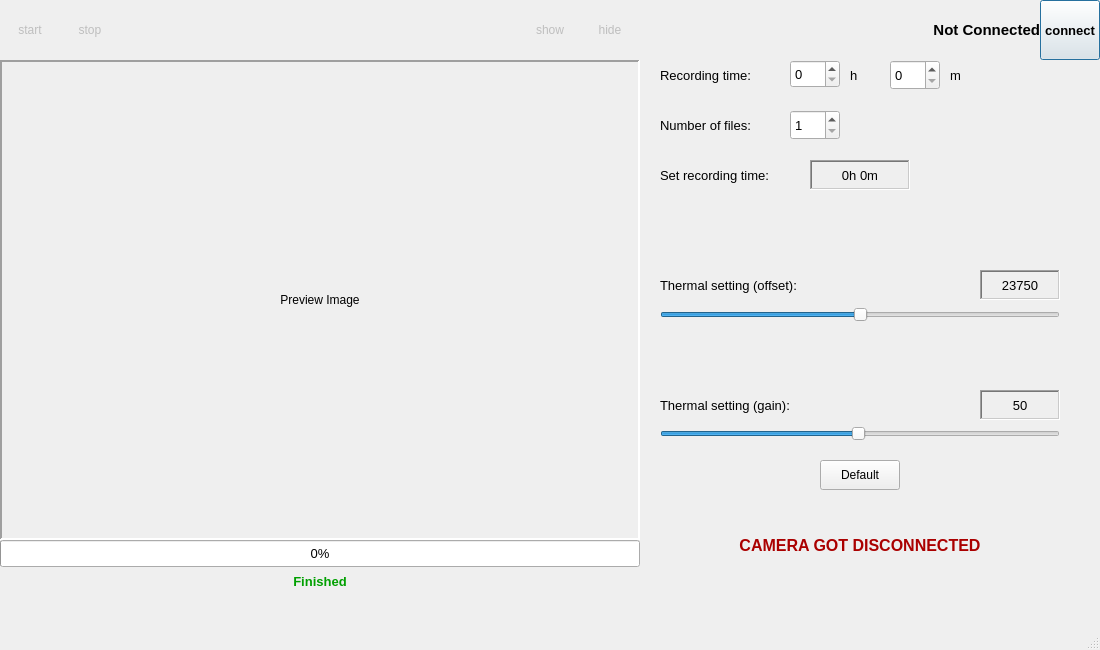
<?xml version="1.0" encoding="UTF-8"?>
<ui version="4.0">
 <class>SleepMonitorMain</class>
 <widget class="QMainWindow" name="SleepMonitorMain">
  <property name="windowModality">
   <enum>Qt::NonModal</enum>
  </property>
  <property name="enabled">
   <bool>true</bool>
  </property>
  <property name="geometry">
   <rect>
    <x>0</x>
    <y>0</y>
    <width>1100</width>
    <height>650</height>
   </rect>
  </property>
  <property name="sizePolicy">
   <sizepolicy hsizetype="Fixed" vsizetype="Fixed">
    <horstretch>0</horstretch>
    <verstretch>0</verstretch>
   </sizepolicy>
  </property>
  <property name="minimumSize">
   <size>
    <width>1100</width>
    <height>650</height>
   </size>
  </property>
  <property name="maximumSize">
   <size>
    <width>1100</width>
    <height>650</height>
   </size>
  </property>
  <property name="contextMenuPolicy">
   <enum>Qt::ActionsContextMenu</enum>
  </property>
  <property name="windowTitle">
   <string>Sleepmonitor Recorder</string>
  </property>
  <property name="tabShape">
   <enum>QTabWidget::Rounded</enum>
  </property>
  <widget class="QWidget" name="centralwidget">
   <widget class="QLabel" name="disconnectedLabel">
    <property name="geometry">
     <rect>
      <x>710</x>
      <y>530</y>
      <width>300</width>
      <height>30</height>
     </rect>
    </property>
    <property name="font">
     <font>
      <pointsize>12</pointsize>
      <bold>true</bold>
     </font>
    </property>
    <property name="styleSheet">
     <string notr="true">color: rgb(170, 0, 0);</string>
    </property>
    <property name="frameShape">
     <enum>QFrame::NoFrame</enum>
    </property>
    <property name="frameShadow">
     <enum>QFrame::Plain</enum>
    </property>
    <property name="text">
     <string>CAMERA GOT DISCONNECTED</string>
    </property>
    <property name="alignment">
     <set>Qt::AlignCenter</set>
    </property>
   </widget>
   <widget class="QPushButton" name="startRecordingButton">
    <property name="enabled">
     <bool>false</bool>
    </property>
    <property name="geometry">
     <rect>
      <x>0</x>
      <y>0</y>
      <width>60</width>
      <height>60</height>
     </rect>
    </property>
    <property name="minimumSize">
     <size>
      <width>60</width>
      <height>60</height>
     </size>
    </property>
    <property name="maximumSize">
     <size>
      <width>60</width>
      <height>60</height>
     </size>
    </property>
    <property name="font">
     <font>
      <family>Arial</family>
     </font>
    </property>
    <property name="text">
     <string>start</string>
    </property>
    <property name="iconSize">
     <size>
      <width>50</width>
      <height>50</height>
     </size>
    </property>
    <property name="flat">
     <bool>true</bool>
    </property>
   </widget>
   <widget class="QPushButton" name="stopRecordingButton">
    <property name="enabled">
     <bool>false</bool>
    </property>
    <property name="geometry">
     <rect>
      <x>60</x>
      <y>0</y>
      <width>60</width>
      <height>60</height>
     </rect>
    </property>
    <property name="sizePolicy">
     <sizepolicy hsizetype="Minimum" vsizetype="Fixed">
      <horstretch>0</horstretch>
      <verstretch>0</verstretch>
     </sizepolicy>
    </property>
    <property name="minimumSize">
     <size>
      <width>60</width>
      <height>60</height>
     </size>
    </property>
    <property name="maximumSize">
     <size>
      <width>60</width>
      <height>60</height>
     </size>
    </property>
    <property name="font">
     <font>
      <family>Arial</family>
     </font>
    </property>
    <property name="text">
     <string>stop</string>
    </property>
    <property name="iconSize">
     <size>
      <width>50</width>
      <height>50</height>
     </size>
    </property>
    <property name="flat">
     <bool>true</bool>
    </property>
   </widget>
   <widget class="QPushButton" name="showPreviewButton">
    <property name="enabled">
     <bool>false</bool>
    </property>
    <property name="geometry">
     <rect>
      <x>520</x>
      <y>0</y>
      <width>60</width>
      <height>60</height>
     </rect>
    </property>
    <property name="minimumSize">
     <size>
      <width>60</width>
      <height>60</height>
     </size>
    </property>
    <property name="maximumSize">
     <size>
      <width>60</width>
      <height>60</height>
     </size>
    </property>
    <property name="font">
     <font>
      <family>Arial</family>
     </font>
    </property>
    <property name="text">
     <string>show</string>
    </property>
    <property name="iconSize">
     <size>
      <width>50</width>
      <height>50</height>
     </size>
    </property>
    <property name="flat">
     <bool>true</bool>
    </property>
   </widget>
   <widget class="QPushButton" name="hidePreviewButton">
    <property name="enabled">
     <bool>false</bool>
    </property>
    <property name="geometry">
     <rect>
      <x>580</x>
      <y>0</y>
      <width>60</width>
      <height>60</height>
     </rect>
    </property>
    <property name="minimumSize">
     <size>
      <width>60</width>
      <height>60</height>
     </size>
    </property>
    <property name="maximumSize">
     <size>
      <width>60</width>
      <height>60</height>
     </size>
    </property>
    <property name="font">
     <font>
      <family>Arial</family>
     </font>
    </property>
    <property name="text">
     <string>hide</string>
    </property>
    <property name="iconSize">
     <size>
      <width>50</width>
      <height>50</height>
     </size>
    </property>
    <property name="flat">
     <bool>true</bool>
    </property>
   </widget>
   <widget class="QLabel" name="connectionStateLabel">
    <property name="geometry">
     <rect>
      <x>740</x>
      <y>0</y>
      <width>300</width>
      <height>60</height>
     </rect>
    </property>
    <property name="minimumSize">
     <size>
      <width>300</width>
      <height>60</height>
     </size>
    </property>
    <property name="maximumSize">
     <size>
      <width>300</width>
      <height>60</height>
     </size>
    </property>
    <property name="font">
     <font>
      <pointsize>11</pointsize>
      <bold>true</bold>
     </font>
    </property>
    <property name="text">
     <string>Not Connected</string>
    </property>
    <property name="alignment">
     <set>Qt::AlignRight|Qt::AlignTrailing|Qt::AlignVCenter</set>
    </property>
    <property name="margin">
     <number>20</number>
    </property>
   </widget>
   <widget class="QPushButton" name="connectButton">
    <property name="geometry">
     <rect>
      <x>1040</x>
      <y>0</y>
      <width>60</width>
      <height>60</height>
     </rect>
    </property>
    <property name="sizePolicy">
     <sizepolicy hsizetype="Minimum" vsizetype="Fixed">
      <horstretch>0</horstretch>
      <verstretch>0</verstretch>
     </sizepolicy>
    </property>
    <property name="minimumSize">
     <size>
      <width>60</width>
      <height>60</height>
     </size>
    </property>
    <property name="maximumSize">
     <size>
      <width>60</width>
      <height>60</height>
     </size>
    </property>
    <property name="font">
     <font>
      <pointsize>10</pointsize>
      <bold>true</bold>
     </font>
    </property>
    <property name="text">
     <string>connect</string>
    </property>
    <property name="iconSize">
     <size>
      <width>50</width>
      <height>50</height>
     </size>
    </property>
    <property name="default">
     <bool>true</bool>
    </property>
    <property name="flat">
     <bool>false</bool>
    </property>
   </widget>
   <widget class="QLabel" name="imageLabel">
    <property name="geometry">
     <rect>
      <x>0</x>
      <y>60</y>
      <width>640</width>
      <height>480</height>
     </rect>
    </property>
    <property name="sizePolicy">
     <sizepolicy hsizetype="Preferred" vsizetype="Preferred">
      <horstretch>0</horstretch>
      <verstretch>0</verstretch>
     </sizepolicy>
    </property>
    <property name="minimumSize">
     <size>
      <width>640</width>
      <height>480</height>
     </size>
    </property>
    <property name="maximumSize">
     <size>
      <width>640</width>
      <height>485</height>
     </size>
    </property>
    <property name="sizeIncrement">
     <size>
      <width>0</width>
      <height>0</height>
     </size>
    </property>
    <property name="baseSize">
     <size>
      <width>0</width>
      <height>0</height>
     </size>
    </property>
    <property name="frameShape">
     <enum>QFrame::Panel</enum>
    </property>
    <property name="frameShadow">
     <enum>QFrame::Sunken</enum>
    </property>
    <property name="lineWidth">
     <number>2</number>
    </property>
    <property name="text">
     <string>Preview Image</string>
    </property>
    <property name="alignment">
     <set>Qt::AlignCenter</set>
    </property>
   </widget>
   <widget class="QLabel" name="recordTimeLabel">
    <property name="geometry">
     <rect>
      <x>660</x>
      <y>60</y>
      <width>120</width>
      <height>30</height>
     </rect>
    </property>
    <property name="maximumSize">
     <size>
      <width>120</width>
      <height>16777215</height>
     </size>
    </property>
    <property name="font">
     <font>
      <family>Arial</family>
      <pointsize>10</pointsize>
     </font>
    </property>
    <property name="text">
     <string>Recording time:</string>
    </property>
   </widget>
   <widget class="QSpinBox" name="recordTimeHour">
    <property name="geometry">
     <rect>
      <x>790</x>
      <y>60</y>
      <width>50</width>
      <height>28</height>
     </rect>
    </property>
    <property name="maximumSize">
     <size>
      <width>50</width>
      <height>16777215</height>
     </size>
    </property>
    <property name="font">
     <font>
      <family>Arial</family>
      <pointsize>10</pointsize>
     </font>
    </property>
   </widget>
   <widget class="QLabel" name="hourLabel">
    <property name="geometry">
     <rect>
      <x>850</x>
      <y>60</y>
      <width>20</width>
      <height>31</height>
     </rect>
    </property>
    <property name="maximumSize">
     <size>
      <width>20</width>
      <height>16777215</height>
     </size>
    </property>
    <property name="font">
     <font>
      <family>Arial</family>
      <pointsize>10</pointsize>
     </font>
    </property>
    <property name="text">
     <string>h</string>
    </property>
   </widget>
   <widget class="QSpinBox" name="recordTimeMin">
    <property name="geometry">
     <rect>
      <x>890</x>
      <y>60</y>
      <width>50</width>
      <height>30</height>
     </rect>
    </property>
    <property name="maximumSize">
     <size>
      <width>50</width>
      <height>16777215</height>
     </size>
    </property>
    <property name="font">
     <font>
      <family>Arial</family>
      <pointsize>10</pointsize>
     </font>
    </property>
    <property name="maximum">
     <number>60</number>
    </property>
   </widget>
   <widget class="QLabel" name="minuteLabel">
    <property name="geometry">
     <rect>
      <x>950</x>
      <y>60</y>
      <width>16</width>
      <height>30</height>
     </rect>
    </property>
    <property name="maximumSize">
     <size>
      <width>20</width>
      <height>16777215</height>
     </size>
    </property>
    <property name="font">
     <font>
      <family>Arial</family>
      <pointsize>10</pointsize>
     </font>
    </property>
    <property name="text">
     <string>m</string>
    </property>
   </widget>
   <widget class="QLabel" name="partsLabel">
    <property name="geometry">
     <rect>
      <x>660</x>
      <y>110</y>
      <width>120</width>
      <height>30</height>
     </rect>
    </property>
    <property name="maximumSize">
     <size>
      <width>120</width>
      <height>16777215</height>
     </size>
    </property>
    <property name="font">
     <font>
      <family>Arial</family>
      <pointsize>10</pointsize>
     </font>
    </property>
    <property name="text">
     <string>Number of files:</string>
    </property>
   </widget>
   <widget class="QSpinBox" name="recordParts">
    <property name="geometry">
     <rect>
      <x>790</x>
      <y>110</y>
      <width>50</width>
      <height>30</height>
     </rect>
    </property>
    <property name="maximumSize">
     <size>
      <width>50</width>
      <height>16777215</height>
     </size>
    </property>
    <property name="font">
     <font>
      <family>Arial</family>
      <pointsize>10</pointsize>
     </font>
    </property>
    <property name="minimum">
     <number>1</number>
    </property>
    <property name="value">
     <number>1</number>
    </property>
   </widget>
   <widget class="QLabel" name="setRecordTimeLabel">
    <property name="geometry">
     <rect>
      <x>660</x>
      <y>160</y>
      <width>140</width>
      <height>30</height>
     </rect>
    </property>
    <property name="maximumSize">
     <size>
      <width>150</width>
      <height>16777215</height>
     </size>
    </property>
    <property name="font">
     <font>
      <family>Arial</family>
      <pointsize>10</pointsize>
     </font>
    </property>
    <property name="text">
     <string>Set recording time:</string>
    </property>
   </widget>
   <widget class="QLabel" name="timeValueLabel">
    <property name="geometry">
     <rect>
      <x>810</x>
      <y>160</y>
      <width>100</width>
      <height>30</height>
     </rect>
    </property>
    <property name="minimumSize">
     <size>
      <width>100</width>
      <height>30</height>
     </size>
    </property>
    <property name="maximumSize">
     <size>
      <width>100</width>
      <height>30</height>
     </size>
    </property>
    <property name="font">
     <font>
      <family>Arial</family>
      <pointsize>10</pointsize>
      <kerning>true</kerning>
     </font>
    </property>
    <property name="frameShape">
     <enum>QFrame::WinPanel</enum>
    </property>
    <property name="frameShadow">
     <enum>QFrame::Sunken</enum>
    </property>
    <property name="text">
     <string>0h 0m</string>
    </property>
    <property name="alignment">
     <set>Qt::AlignCenter</set>
    </property>
   </widget>
   <widget class="QLabel" name="offsetLabel">
    <property name="geometry">
     <rect>
      <x>660</x>
      <y>270</y>
      <width>200</width>
      <height>30</height>
     </rect>
    </property>
    <property name="minimumSize">
     <size>
      <width>200</width>
      <height>0</height>
     </size>
    </property>
    <property name="maximumSize">
     <size>
      <width>200</width>
      <height>16777215</height>
     </size>
    </property>
    <property name="font">
     <font>
      <family>Arial</family>
      <pointsize>10</pointsize>
     </font>
    </property>
    <property name="text">
     <string>Thermal setting (offset):</string>
    </property>
    <property name="alignment">
     <set>Qt::AlignLeading|Qt::AlignLeft|Qt::AlignVCenter</set>
    </property>
   </widget>
   <widget class="QLabel" name="offsetValueLabel">
    <property name="geometry">
     <rect>
      <x>980</x>
      <y>270</y>
      <width>80</width>
      <height>30</height>
     </rect>
    </property>
    <property name="minimumSize">
     <size>
      <width>0</width>
      <height>0</height>
     </size>
    </property>
    <property name="maximumSize">
     <size>
      <width>16777215</width>
      <height>16777215</height>
     </size>
    </property>
    <property name="font">
     <font>
      <family>Arial</family>
      <pointsize>10</pointsize>
     </font>
    </property>
    <property name="frameShape">
     <enum>QFrame::WinPanel</enum>
    </property>
    <property name="frameShadow">
     <enum>QFrame::Sunken</enum>
    </property>
    <property name="lineWidth">
     <number>1</number>
    </property>
    <property name="text">
     <string>23750</string>
    </property>
    <property name="alignment">
     <set>Qt::AlignCenter</set>
    </property>
   </widget>
   <widget class="QSlider" name="offsetSlider">
    <property name="geometry">
     <rect>
      <x>660</x>
      <y>300</y>
      <width>400</width>
      <height>30</height>
     </rect>
    </property>
    <property name="minimumSize">
     <size>
      <width>310</width>
      <height>0</height>
     </size>
    </property>
    <property name="font">
     <font>
      <family>Arial</family>
     </font>
    </property>
    <property name="minimum">
     <number>22500</number>
    </property>
    <property name="maximum">
     <number>25000</number>
    </property>
    <property name="value">
     <number>23750</number>
    </property>
    <property name="orientation">
     <enum>Qt::Horizontal</enum>
    </property>
   </widget>
   <widget class="QLabel" name="gainLabel">
    <property name="geometry">
     <rect>
      <x>660</x>
      <y>390</y>
      <width>200</width>
      <height>30</height>
     </rect>
    </property>
    <property name="minimumSize">
     <size>
      <width>0</width>
      <height>0</height>
     </size>
    </property>
    <property name="maximumSize">
     <size>
      <width>16777215</width>
      <height>16777215</height>
     </size>
    </property>
    <property name="font">
     <font>
      <family>Arial</family>
      <pointsize>10</pointsize>
     </font>
    </property>
    <property name="text">
     <string>Thermal setting (gain):</string>
    </property>
    <property name="textFormat">
     <enum>Qt::AutoText</enum>
    </property>
    <property name="alignment">
     <set>Qt::AlignLeading|Qt::AlignLeft|Qt::AlignVCenter</set>
    </property>
   </widget>
   <widget class="QLabel" name="gainValueLabel">
    <property name="geometry">
     <rect>
      <x>980</x>
      <y>390</y>
      <width>80</width>
      <height>30</height>
     </rect>
    </property>
    <property name="minimumSize">
     <size>
      <width>0</width>
      <height>0</height>
     </size>
    </property>
    <property name="maximumSize">
     <size>
      <width>16777215</width>
      <height>16777215</height>
     </size>
    </property>
    <property name="font">
     <font>
      <family>Arial</family>
      <pointsize>10</pointsize>
     </font>
    </property>
    <property name="frameShape">
     <enum>QFrame::WinPanel</enum>
    </property>
    <property name="frameShadow">
     <enum>QFrame::Sunken</enum>
    </property>
    <property name="text">
     <string>50</string>
    </property>
    <property name="alignment">
     <set>Qt::AlignCenter</set>
    </property>
   </widget>
   <widget class="QSlider" name="gainSlider">
    <property name="geometry">
     <rect>
      <x>660</x>
      <y>419</y>
      <width>400</width>
      <height>30</height>
     </rect>
    </property>
    <property name="minimumSize">
     <size>
      <width>0</width>
      <height>0</height>
     </size>
    </property>
    <property name="font">
     <font>
      <family>Arial</family>
     </font>
    </property>
    <property name="minimum">
     <number>1</number>
    </property>
    <property name="maximum">
     <number>100</number>
    </property>
    <property name="value">
     <number>50</number>
    </property>
    <property name="orientation">
     <enum>Qt::Horizontal</enum>
    </property>
   </widget>
   <widget class="QPushButton" name="defaultButton">
    <property name="geometry">
     <rect>
      <x>820</x>
      <y>460</y>
      <width>80</width>
      <height>30</height>
     </rect>
    </property>
    <property name="text">
     <string>Default</string>
    </property>
   </widget>
   <widget class="QProgressBar" name="recordingProgressBar">
    <property name="enabled">
     <bool>true</bool>
    </property>
    <property name="geometry">
     <rect>
      <x>0</x>
      <y>540</y>
      <width>640</width>
      <height>27</height>
     </rect>
    </property>
    <property name="minimumSize">
     <size>
      <width>640</width>
      <height>20</height>
     </size>
    </property>
    <property name="maximumSize">
     <size>
      <width>16777215</width>
      <height>30</height>
     </size>
    </property>
    <property name="font">
     <font>
      <family>Arial</family>
      <pointsize>10</pointsize>
     </font>
    </property>
    <property name="value">
     <number>0</number>
    </property>
    <property name="orientation">
     <enum>Qt::Horizontal</enum>
    </property>
    <property name="textDirection">
     <enum>QProgressBar::TopToBottom</enum>
    </property>
    <property name="format">
     <string>%p%</string>
    </property>
   </widget>
   <widget class="QLabel" name="recordingFinishedLabel">
    <property name="enabled">
     <bool>true</bool>
    </property>
    <property name="geometry">
     <rect>
      <x>220</x>
      <y>570</y>
      <width>200</width>
      <height>23</height>
     </rect>
    </property>
    <property name="minimumSize">
     <size>
      <width>200</width>
      <height>20</height>
     </size>
    </property>
    <property name="maximumSize">
     <size>
      <width>16777215</width>
      <height>30</height>
     </size>
    </property>
    <property name="font">
     <font>
      <pointsize>10</pointsize>
      <italic>false</italic>
      <bold>true</bold>
     </font>
    </property>
    <property name="styleSheet">
     <string notr="true">color: rgb(0, 160, 0);</string>
    </property>
    <property name="text">
     <string>Finished</string>
    </property>
    <property name="alignment">
     <set>Qt::AlignCenter</set>
    </property>
   </widget>
   <zorder>disconnectedLabel</zorder>
   <zorder></zorder>
   <zorder></zorder>
  </widget>
  <widget class="QMenuBar" name="menubar">
   <property name="geometry">
    <rect>
     <x>0</x>
     <y>0</y>
     <width>1100</width>
     <height>25</height>
    </rect>
   </property>
   <property name="nativeMenuBar">
    <bool>true</bool>
   </property>
  </widget>
  <widget class="QStatusBar" name="statusbar"/>
 </widget>
 <resources/>
 <connections/>
</ui>
